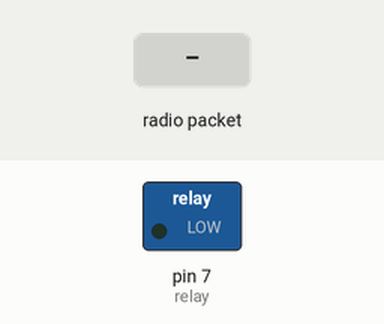
Simulated run of this sketch. Board: Arduino Uno, built with avr-gcc and run on an emulated ATmega328P. Parts: switched loads named in the sketch (green lamp = pin HIGH). The inputs (shaded band) are chosen by the test bench. No radio packets arrive unless stated.

Above: at 1.2 s.
1.3 s: radio packet "1" arrives
At 2.4 s:
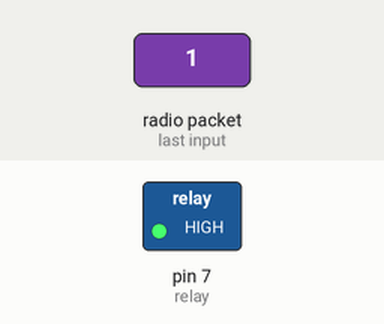
2.8 s: radio packet "0" arrives
At 3.5 s:
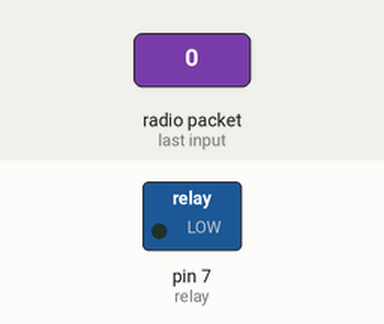
Timing chart, 0 to 5.8 s (numbered marks = the images above; inputs shaded):
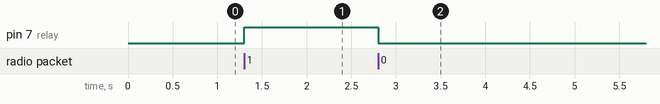

The sketch:

wireless.ino
```cpp
#include <VirtualWire.h>            //Including library

//Initialise pins
int relay=7;
int receive_pin=4;

void setup()
{
   Serial.begin(9600);
   vw_set_rx_pin(receive_pin);
   vw_setup(4000);                              // Transmission rate same as in transmitter
   vw_rx_start();                               // Start the receiver
   pinMode(relay, OUTPUT);
}

void loop()
{
   uint8_t buf[VW_MAX_MESSAGE_LEN];
   uint8_t buflen = VW_MAX_MESSAGE_LEN;

   // Checking if a message was received or not
    if (vw_get_message(buf, &buflen))
    {
      if(buf[0]=='1')
      {
      digitalWrite(relay,HIGH);                 //Connect relay and complete circuit
      delay(500);
      }
     else
     {
     digitalWrite(relay,LOW);                     //Disconnect the circuit
     delay(500);
     }
   }
}
```

Measured:
- after the input at 1.3 s, pin 7 (relay): LOW → HIGH at once
- after the input at 2.8 s, pin 7 (relay): HIGH → LOW at once
